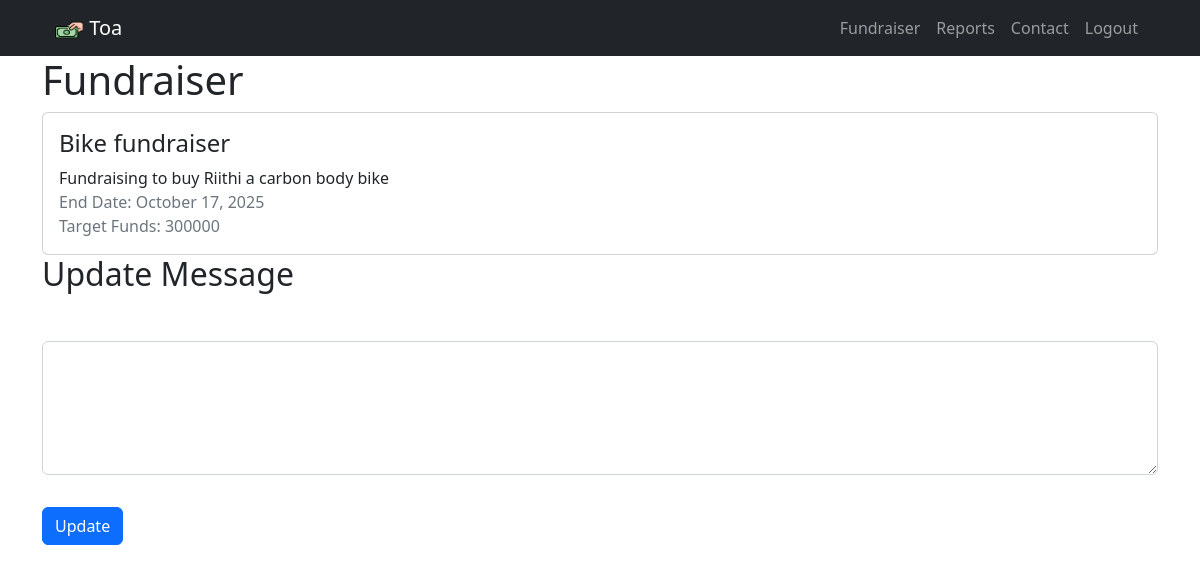
/fundraiser (signed in), run on the app's committed database.
### models.py (models this page shows, shortened)
class Fundraiser(db.Model):
    id = db.Column(db.Integer, primary_key=True)
    user_id = db.Column(db.Integer, db.ForeignKey('user.id'), nullable=False)
    name = db.Column(db.String, nullable=False)
    description = db.Column(db.String)
    end_date = db.Column(db.DateTime, nullable=False)
    target_funds = db.Column(db.Integer, nullable=False)
    user = db.relationship('User', backref=db.backref('fundraisers', lazy=True))

### app.py (the view)
@app.route("/fundraiser", methods=["GET", "POST"])
@login_required  # Decorator to check for login status
def fundraiser():
    if has_active_fundraiser():
        user_fundraiser = Fundraiser.query.filter_by(user_id=g.user.id).first()
        print("Fundraiser ID:", user_fundraiser.id)  # Print the fundraiser ID
        return render_template(
            "fundraiser_success.html",
            fundraiser_id=user_fundraiser.id,
            fundraiser=user_fundraiser,
        )
    else:
        return create_fundraiser()

### models.py (called while the page is built)
def login_required(func):
    @wraps(func)
    def decorated_function(*args, **kwargs):
        if 'user_id' not in session:
            return redirect(url_for('login'))
        g.user = User.query.get(session['user_id'])  # Retrieve user information
        return func(*args, **kwargs)
    return decorated_function

def has_active_fundraiser():
    if "user_id" in session:  # Ensure user is logged in
        user_fundraiser = Fundraiser.query.filter_by(user_id=session["user_id"]).first()
        if user_fundraiser:
            return user_fundraiser.id
    return None

### templates/fundraiser_success.html (shortened to what this page needs)
{% extends "layout.html" %}
{% block content %}
<div class="container">
  <h1>Fundraiser</h1>
  <div class="card">
    <div class="card-body">
      <h4 class="card-title">{{ fundraiser.name }}</h4>
      <p class="card-text">{{ fundraiser.description }}</p>
      <p class="text-muted">
        End Date: {{ fundraiser.end_date.strftime("%B %d, %Y") }}<br>
        Target Funds: {{ fundraiser.target_funds }}
      </p>
    </div>
  </div>
  <h2>Update Message</h2>
  <form method="POST" action="/fundraiser_success/{{ fundraiser.id }}">
    <div class="form-group">
        <label for="message"></label><textarea class="form-control" id="message" name="message" rows="5"></textarea>
    </div>
    <button id="update-button" type="submit" class="btn btn-primary">Update</button>
  </form>
</div>
{% endblock %}

### data on the page
Fundraiser: name "Bike fundraiser", description "Fundraising to buy Riithi a carbon body bike", end_date "October 17, 2025", target_funds "300000"
